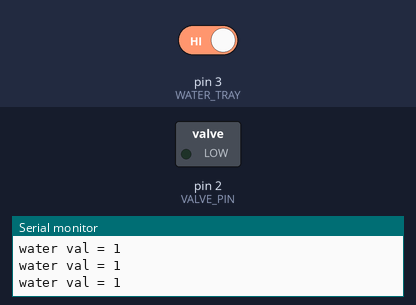
Simulated run of this sketch. Board: Arduino Uno, built with avr-gcc and run on an emulated ATmega328P. On the bench: switched loads named in the sketch (green lamp = pin HIGH), the last lines printed to the serial monitor. The test bench sets the inputs (shaded band); at power-on: pin 3 (WATER_TRAY) HIGH.

Above: at 3.8 s.
3.9 s: pin 3 (WATER_TRAY) driven LOW
At 4.3 s:
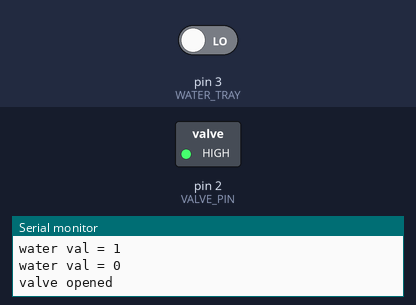
5.5 s: pin 3 (WATER_TRAY) driven HIGH
At 7.1 s:
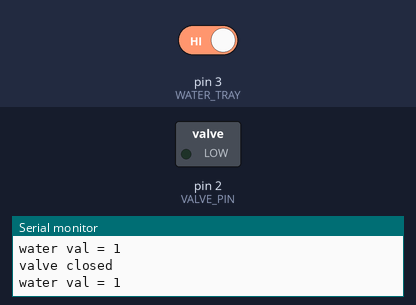
Timing chart, 0 to 8.6 s (numbered marks = the images above; inputs shaded):
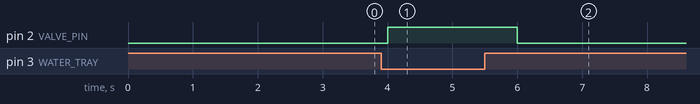

The sketch:

Water_1_Pin.ino
```cpp
#define WATER_TRAY 3  // D2
#define VALVE_PIN 2 // D3
int valve = 0;

void setup()
{
  Serial.begin(9600);
  pinMode(WATER_TRAY, INPUT);
  pinMode(VALVE_PIN, OUTPUT);
}

void loop() {
  delay(1000);
  int waterVal = digitalRead(WATER_TRAY);
  Serial.println("water val = " + String(waterVal));
  if (waterVal == 0) {
    digitalWrite(VALVE_PIN, HIGH);
    valve = 1;
    Serial.println("valve opened");
    return;
  }
  // If waterval > 0 and the valve is currently open
  if (valve == 1) {
    digitalWrite(VALVE_PIN, LOW);
    valve = 0;
    Serial.println("valve closed");
  }
}
```

Measured:
- after the input at 3.9 s, pin 2 (VALVE_PIN): LOW → HIGH after 0.10 s
- after the input at 5.5 s, pin 2 (VALVE_PIN): HIGH → LOW after 0.50 s
